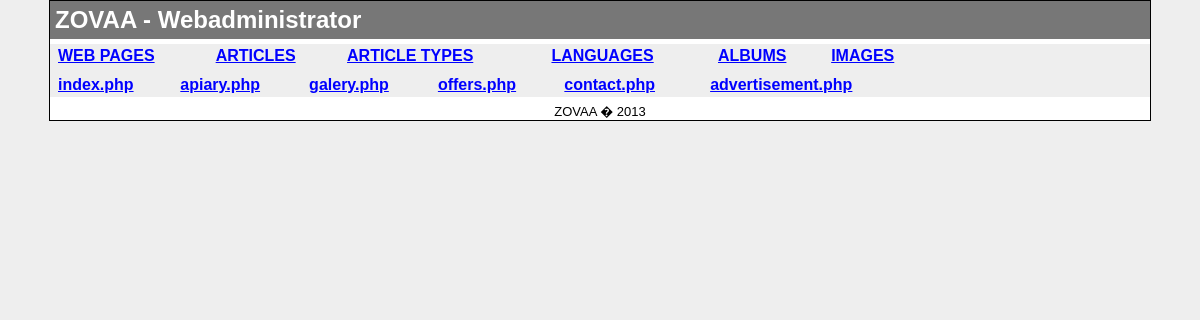
The page /Webadmin/master.php on the database its author committed.
### tables this page shows
CREATE TABLE IF NOT EXISTS `pages` (
  `ID` int(11) NOT NULL AUTO_INCREMENT,
  `NAME` varchar(100) NOT NULL,
  `MODIFIED` datetime NOT NULL,
  PRIMARY KEY (`ID`)
);

### framework/mysql/mysqlmanager.php (called while the page is built, shortened)
<?php
require_once('select.php');
class MySqlManager
{
    public function SelectPages()
    {
        try
        {
            $select = new MysqlSelect;
            $data = array( 1 => 'NAME', 2 => 'ID' );
            return $select->DoSelect('pages', $data);
        }
        catch(Exception $ex)
        {
            throw new Exception($ex);
        }
    }
}
?>

### framework/mysql/select.php (called while the page is built, shortened)
<?php
class MysqlSelect extends MysqlCommand
{
    public function createQuerryString($table, $columns=null, $condition_string=null, $innerjoin_string=null, $orderby_string=null)
    {
        $mysqlQueryColumms = " * ";
        if(is_array($columns))
        {
            $mysqlQueryColumms = " ";
            foreach($columns as $column)
            {
                $mysqlQueryColumms .= $column.", ";
            }
            $mysqlQueryColumms = substr($mysqlQueryColumms, 0, strlen($mysqlQueryColumms) - 2);
        }
        $mysqlQueryCondition = "";
        $qs = "SELECT ".$mysqlQueryColumms. " FROM " .$table.$innerjoin_string.$mysqlQueryCondition.$orderby_string;
        return $qs;
    }
    public function DoSelect($table, $columns=null, $condition_string=null, $innerjoin_string=null, $orderby_string=null)
    {
        $mysqlQueryString = $this->createQuerryString($table, $columns, $condition_string, $innerjoin_string, $orderby_string);
        return mysql_query($mysqlQueryString);
    }
}
?>

### Webadmin/menu.php (the view, shortened to what this page needs)
<?php
require_once("../framework/mysql/mysqlmanager.php");
$mysqlMan = new MySqlManager();
$pages = $mysqlMan->SelectPages();
?>
<div>
<table class="MenuTable">
<tr>
<td><a href='pages.php'>WEB PAGES</a></td>
<td><a href='articles.php'>ARTICLES</a></td>
<td><a href='types.php'>ARTICLE TYPES</a></td>
<td><a href='languages.php'>LANGUAGES</a></td>
<td><a href="albums.php">ALBUMS</a></td>
<td><a href='images.php'>IMAGES</a></td>
</tr>
</table>
</div>
<div>
<table class="MenuTable">
<tr>
<?php
while($page = mysql_fetch_array($pages))
{
    echo "<td>
            <a href='http://".
            $_SERVER['SERVER_NAME'].
            Settings::INETRFACE.
            "/Webadmin/index.php".
            "?p_name=".$page["NAME"].
            "'>".$page["NAME"]."</a>
        </td>";
}
?>
</tr>
</table>
</div>

### Webadmin/Style.css (style rules this page uses)
body { background-color: #EEEEEE; font-family: "Arial"; margin: 0px 0px 0px 0px; }
#Menu a { color: blue; }
.MenuTable { width: 80%; margin: 5px 5px 5px 5px; }

### rows shown on the page
pages: NAME "index.php"
pages: NAME "apiary.php"
pages: NAME "galery.php"
pages: NAME "offers.php"
pages: NAME "contact.php"
pages: NAME "advertisement.php"
